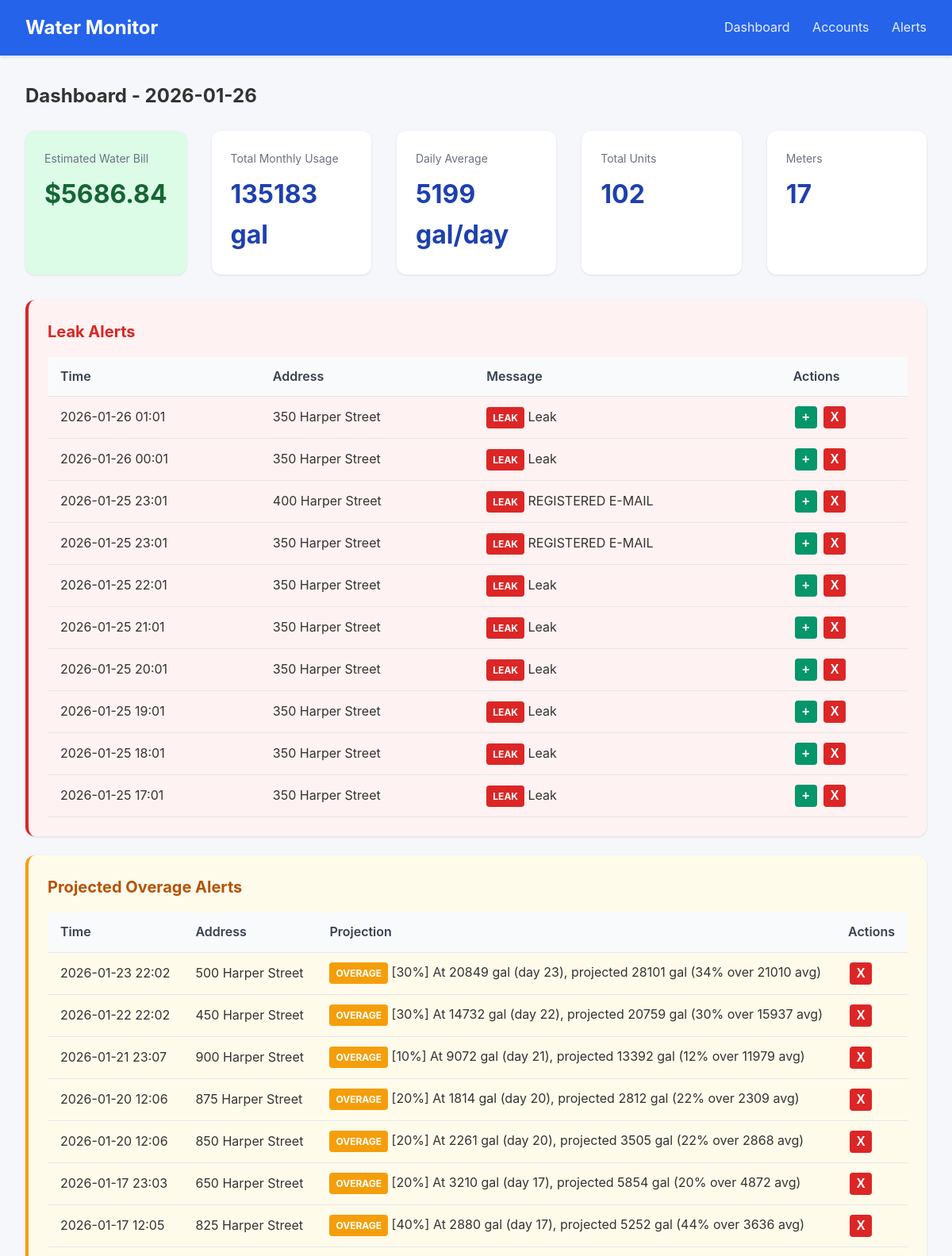
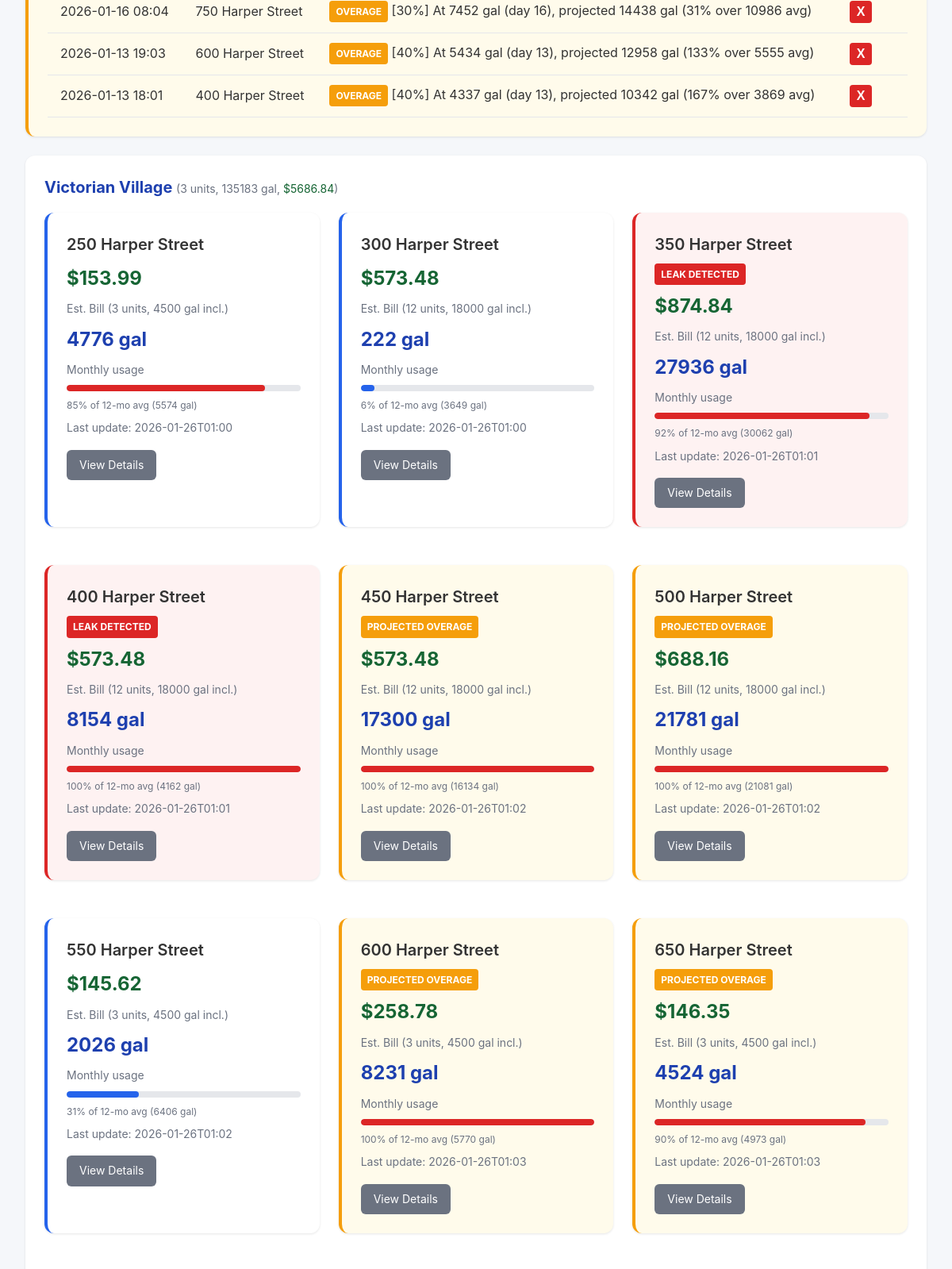
The page / (upper part) on the database its author committed (2 pictures, top to bottom).
### tables this page shows
CREATE TABLE accounts (
                id INTEGER PRIMARY KEY AUTOINCREMENT,
                email TEXT UNIQUE NOT NULL,
                password_encrypted TEXT NOT NULL,
                meter_id TEXT,
                account_number TEXT,
                address TEXT,
                building_name TEXT,
                unit_number TEXT,
                is_active INTEGER DEFAULT 1,
                last_scraped TIMESTAMP,
                created_at TIMESTAMP DEFAULT CURRENT_TIMESTAMP
            , avg_12mo REAL, monthly_usage REAL, unit_count INTEGER DEFAULT 1, leak_alerts INTEGER DEFAULT 1, min_overage_pct INTEGER DEFAULT 10);

CREATE TABLE scrape_logs (
                id INTEGER PRIMARY KEY AUTOINCREMENT,
                account_id INTEGER,
                status TEXT NOT NULL,
                message TEXT,
                created_at TIMESTAMP DEFAULT CURRENT_TIMESTAMP,
                FOREIGN KEY (account_id) REFERENCES accounts(id)
            );

### app.py (the view)
@app.route('/')
def dashboard():
    today = date.today()
    accounts = db.get_all_accounts()
    summaries = {s['account_id']: s for s in db.get_all_daily_summaries(today)}
    BASE_RATE = 47.54  # Water ($26.23) + Sewer ($21.31) per 1500 gal minimum
    OVERAGE_RATE = 30.33  # Per 1000 gallons over minimum
    MIN_GALLONS_PER_UNIT = 1500
    STORM_SEWAGE_FEE = 3.00  # Flat fee per meter
    meters = []
    total_monthly = 0
    total_daily_avg = 0
    total_units = 0
    total_estimated_bill = 0
    for account in accounts:
        monthly_usage = account.get('monthly_usage') or 0
        total_monthly += monthly_usage
        unit_count = account.get('unit_count') or 1
        total_units += unit_count
        included_gallons = MIN_GALLONS_PER_UNIT * unit_count
        base_cost = BASE_RATE * unit_count
        if monthly_usage > included_gallons:
            overage_gallons = monthly_usage - included_gallons
            overage_cost = (overage_gallons / 1000) * OVERAGE_RATE
        else:
            overage_cost = 0
        estimated_cost = base_cost + overage_cost + STORM_SEWAGE_FEE
        total_estimated_bill += estimated_cost
        avg_12mo = account.get('avg_12mo') or 3000  # Default until scraped
        days_in_month = today.day
        daily_avg = monthly_usage / days_in_month if days_in_month > 0 else 0
        total_daily_avg += daily_avg
        meters.append({
            'id': account['id'],
            'building': account['building_name'],
            'unit': account['unit_number'],
            'address': account.get('address', ''),
            'email': account['email'],
            'monthly_usage': monthly_usage,
            'daily_avg': daily_avg,
            'avg_12mo': avg_12mo,
            'last_scraped': account['last_scraped'],
            'leak_detected': False,  # Will be set from leak_alerts
            'unit_count': unit_count,
            'included_gallons': included_gallons,
            'estimated_cost': estimated_cost
        })
    buildings = {}
    for meter in meters:
        building = meter['building'] or 'Unknown'
        if building not in buildings:
            buildings[building] = []
        buildings[building].append(meter)
    recent_alerts = db.get_recent_alerts(10)
    with db.get_db() as conn:
        cursor = conn.cursor()
        cursor.execute('''
            SELECT sl.*, a.building_name, a.unit_number, a.address
            FROM scrape_logs sl
            JOIN accounts a ON sl.account_id = a.id
            WHERE sl.status = 'leak'
            ORDER BY sl.created_at DESC LIMIT 10
        ''')
        leak_alerts = [dict(row) for row in cursor.fetchall()]
        cursor.execute('''
            SELECT sl.*, a.building_name, a.unit_number, a.address
            FROM scrape_logs sl
            JOIN accounts a ON sl.account_id = a.id
            WHERE sl.status = 'overage_alert'
            AND sl.id IN (
                SELECT MAX(id) FROM scrape_logs
                WHERE status = 'overage_alert'
                GROUP BY account_id
            )
            ORDER BY sl.created_at DESC
        ''')
        overage_alerts = [dict(row) for row in cursor.fetchall()]
    leak_account_ids = {leak['account_id'] for leak in leak_alerts}
    overage_account_ids = {oa['account_id'] for oa in overage_alerts}
    for building_meters in buildings.values():
        for meter in building_meters:
            if meter['id'] in leak_account_ids:
                meter['leak_detected'] = True
            if meter['id'] in overage_account_ids:
                meter['overage_alert'] = True
    return render_template('dashboard.html',
                           buildings=buildings,
                           total_monthly=total_monthly,
                           total_daily_avg=total_daily_avg,
                           total_units=total_units,
                           total_estimated_bill=total_estimated_bill,
                           meter_count=len(meters),
                           today=today,
                           alerts=recent_alerts,
                           leak_alerts=leak_alerts,
                           overage_alerts=overage_alerts)

### database.py (called while the page is built)
@contextmanager
def get_db():
    conn = sqlite3.connect(config.DATABASE_PATH)
    conn.row_factory = sqlite3.Row
    try:
        yield conn
        conn.commit()
    finally:
        conn.close()

def get_all_accounts() -> list:
    with get_db() as conn:
        cursor = conn.cursor()
        cursor.execute('SELECT * FROM accounts WHERE is_active = 1 ORDER BY building_name, unit_number')
        return [dict(row) for row in cursor.fetchall()]

def get_all_daily_summaries(reading_date: date) -> list:
    with get_db() as conn:
        cursor = conn.cursor()
        cursor.execute('''
            SELECT ds.*, a.building_name, a.unit_number, a.email
            FROM daily_summaries ds
            JOIN accounts a ON ds.account_id = a.id
            WHERE ds.reading_date = ?
            ORDER BY a.building_name, a.unit_number
        ''', (reading_date,))
        return [dict(row) for row in cursor.fetchall()]

def get_recent_alerts(limit: int = 50) -> list:
    with get_db() as conn:
        cursor = conn.cursor()
        cursor.execute('''
            SELECT ah.*, a.building_name, a.unit_number, ac.alert_type
            FROM alert_history ah
            LEFT JOIN accounts a ON ah.account_id = a.id
            JOIN alert_configs ac ON ah.alert_config_id = ac.id
            ORDER BY ah.triggered_at DESC
            LIMIT ?
        ''', (limit,))
        return [dict(row) for row in cursor.fetchall()]

### templates/dashboard.html (shortened to what this page needs)
{% extends "base.html" %}
{% block content %}
<h2 style="margin-bottom: 1.5rem;">Dashboard - {{ today }}</h2>
<div class="stats">
    <div class="stat-card" style="background: #dcfce7;">
        <div class="label">Estimated Water Bill</div>
        <div class="value" style="color: #166534;">${{ "%.2f"|format(total_estimated_bill) }}</div>
    </div>
    <div class="stat-card">
        <div class="label">Total Monthly Usage</div>
        <div class="value">{{ "%.0f"|format(total_monthly) }} gal</div>
    </div>
    <div class="stat-card">
        <div class="label">Daily Average</div>
        <div class="value">{{ "%.0f"|format(total_daily_avg) }} gal/day</div>
    </div>
    <div class="stat-card">
        <div class="label">Total Units</div>
        <div class="value">{{ total_units }}</div>
    </div>
    <div class="stat-card">
        <div class="label">Meters</div>
        <div class="value">{{ meter_count }}</div>
    </div>
</div>
{% if leak_alerts %}
<div class="card" style="border-left: 4px solid #dc2626; background: #fef2f2;">
    <h2 style="color: #dc2626;">Leak Alerts</h2>
    <table>
        <thead>
            <tr>
                <th>Time</th>
                <th>Address</th>
                <th>Message</th>
                <th>Actions</th>
            </tr>
        </thead>
        <tbody>
            {% for leak in leak_alerts %}
            <tr id="leak-row-{{ leak.id }}">
                <td>{{ leak.created_at[:16] if leak.created_at else '' }}</td>
                <td>{{ leak.address or (leak.building_name + ' - ' + leak.unit_number) }}</td>
                <td><span class="leak-alert">LEAK</span> {{ leak.message }}</td>
                <td>
                    <button class="btn-icon btn-add" onclick="addLeakAlert({{ leak.account_id }})" title="Add alert notification">+</button>
                    <button class="btn-icon btn-dismiss" onclick="dismissLeak({{ leak.id }})" title="Dismiss alert">X</button>
                </td>
            </tr>
            {% endfor %}
        </tbody>
    </table>
</div>
{% endif %}
{% if overage_alerts %}
<div class="card" style="border-left: 4px solid #f59e0b; background: #fffbeb;">
    <h2 style="color: #b45309;">Projected Overage Alerts</h2>
    <table>
        <thead>
            <tr>
                <th>Time</th>
                <th>Address</th>
                <th>Projection</th>
                <th>Actions</th>
            </tr>
        </thead>
        <tbody>
            {% for alert in overage_alerts %}
            <tr id="overage-row-{{ alert.id }}">
                <td>{{ alert.created_at[:16] if alert.created_at else '' }}</td>
                <td>{{ alert.address or (alert.building_name + ' - ' + alert.unit_number) }}</td>
                <td><span class="overage-alert">OVERAGE</span> {{ alert.message }}</td>
                <td>
                    <button class="btn-icon btn-dismiss" onclick="dismissOverage({{ alert.id }})" title="Dismiss alert">X</button>
                </td>
            </tr>
            {% endfor %}
        </tbody>
    </table>
</div>
{% endif %}
{% for building, meters in buildings.items()|sort %}
<div class="card">
    <h2>{{ building }}
        <span class="text-muted" style="font-weight: normal;">
            ({{ meters[0].unit_count }} units,
            {{ "%.0f"|format(meters|sum(attribute='monthly_usage')) }} gal,
            <span style="color: #166534;">${{ "%.2f"|format(meters|sum(attribute='estimated_cost')) }}</span>)
        </span>
    </h2>
    <div class="grid">
        {% for meter in meters|sort(attribute='unit') %}
        <div class="card meter-card {% if meter.leak_detected %}leak-detected{% elif meter.overage_alert %}overage-detected{% endif %}">
            <div class="unit mb-2">{{ meter.address or ('Unit ' + (meter.unit or 'N/A')) }}</div>
            {% if meter.leak_detected %}
            <div class="leak-alert mb-2">LEAK DETECTED</div>
            {% elif meter.overage_alert %}
            <div class="overage-alert mb-2">PROJECTED OVERAGE</div>
            {% endif %}
            <div class="estimated-cost mb-2">${{ "%.2f"|format(meter.estimated_cost) }}</div>
            <div class="text-muted mb-2">Est. Bill ({{ meter.unit_count }} units, {{ meter.included_gallons }} gal incl.)</div>
            <div class="usage mb-2">{{ "%.0f"|format(meter.monthly_usage) }} gal</div>
            <div class="text-muted mb-2">Monthly usage</div>
            {% set max_usage = meter.avg_12mo if meter.avg_12mo > 0 else 3000 %}
            {% set pct = (meter.monthly_usage / max_usage * 100)|int %}
            {% set pct = pct if pct <= 100 else 100 %}
            <div class="usage-bar {% if pct > 80 %}usage-high{% elif pct > 50 %}usage-medium{% endif %} mb-2">
                <div class="fill" style="width: {{ pct }}%"></div>
            </div>
            <div class="text-muted mb-2" style="font-size: 0.75rem;">
                {{ "%.0f"|format(pct) }}% of 12-mo avg ({{ "%.0f"|format(max_usage) }} gal)
            </div>
            <div class="text-muted">
                {% if meter.last_scraped %}
                Last update: {{ meter.last_scraped[:16] }}
                {% endif %}
            </div>
            <div class="mt-4">
                <a href="{{ url_for('meter_detail', account_id=meter.id) }}" class="btn btn-secondary">
                    View Details
                </a>
            </div>
        </div>
        {% endfor %}
    </div>
</div>
{% endfor %}
{% endblock %}

### templates/base.html (style rules this page uses)
* { box-sizing: border-box; margin: 0; padding: 0; }
body { font-family: -apple-system, BlinkMacSystemFont, 'Segoe UI', Roboto, Oxygen, Ubuntu, sans-serif; background: #f5f7fa; color: #333; line-height: 1.6; }
.card { background: white; border-radius: 12px; box-shadow: 0 1px 3px rgba(0,0,0,0.1); padding: 1.5rem; margin-bottom: 1.5rem; }
.card h2 { margin-bottom: 1rem; color: #1e40af; font-size: 1.25rem; }
.grid { display: grid; grid-template-columns: repeat(auto-fill, minmax(300px, 1fr)); gap: 1.5rem; }
.stats { display: flex; gap: 2rem; margin-bottom: 2rem; }
.stat-card { background: white; border-radius: 12px; padding: 1.5rem; box-shadow: 0 1px 3px rgba(0,0,0,0.1); flex: 1; }
.stat-card .label { color: #6b7280; font-size: 0.875rem; margin-bottom: 0.5rem; }
.stat-card .value { font-size: 2rem; font-weight: 700; color: #1e40af; }
table { width: 100%; border-collapse: collapse; }
th, td { padding: 0.75rem 1rem; text-align: left; border-bottom: 1px solid #e5e7eb; }
th { background: #f9fafb; font-weight: 600; color: #374151; }
.btn { display: inline-block; padding: 0.5rem 1rem; border-radius: 6px; text-decoration: none; font-size: 0.875rem; cursor: pointer; border: none; }
.btn-secondary { background: #6b7280; color: white; }
.usage-bar { height: 8px; background: #e5e7eb; border-radius: 4px; overflow: hidden; }
.usage-bar .fill { height: 100%; background: #2563eb; border-radius: 4px; }
.usage-high .fill { background: #dc2626; }
.meter-card { border-left: 4px solid #2563eb; }
.meter-card.leak-detected { border-left: 4px solid #dc2626; background: #fef2f2; }
.meter-card .unit { font-size: 1.25rem; font-weight: 600; }
.meter-card .usage { font-size: 1.5rem; font-weight: 700; color: #1e40af; }
.meter-card .estimated-cost { font-size: 1.5rem; font-weight: 700; color: #166534; }
.leak-alert { background: #dc2626; color: white; padding: 0.25rem 0.5rem; border-radius: 4px; font-size: 0.75rem; font-weight: 700; display: inline-block; animation: pulse 2s infinite; }
.overage-alert { background: #f59e0b; color: white; padding: 0.25rem 0.5rem; border-radius: 4px; font-size: 0.75rem; font-weight: 700; display: inline-block; }
.meter-card.overage-detected { border-left: 4px solid #f59e0b; background: #fffbeb; }
.btn-icon { width: 28px; height: 28px; border-radius: 4px; border: none; cursor: pointer; font-weight: bold; font-size: 1rem; margin: 0 2px; }
.btn-dismiss { background: #dc2626; color: white; }
.btn-add { background: #059669; color: white; }
.text-muted { color: #6b7280; font-size: 0.875rem; }
.mb-2 { margin-bottom: 0.5rem; }
.mt-4 { margin-top: 1rem; }

### rows shown on the page
accounts: created_at "2026-01-26 01:01", address "350 Harper Street", message "Leak", created_at "2026-01-26 00:01", created_at "2026-01-25 23:01", message "REGISTERED E-MAIL", created_at "2026-01-25 22:01", created_at "2026-01-25 21:01", created_at "2026-01-25 20:01", created_at "2026-01-25 19:01", created_at "2026-01-25 18:01", created_at "2026-01-25 17:01", shows "LEAK DETECTED", estimated_cost "874.84", unit_count "12", included_gallons "18000", monthly_usage "27936", pct "92", avg_12mo "30062", last_scraped "2026-01-26T01:01"
accounts: created_at "2026-01-25 23:01", address "400 Harper Street", message "REGISTERED E-MAIL", shows "LEAK DETECTED", estimated_cost "573.48", unit_count "12", included_gallons "18000", monthly_usage "8154", pct "100", avg_12mo "4162", last_scraped "2026-01-26T01:01"
accounts: created_at "2026-01-23 22:02", address "500 Harper Street", message "[30%] At 20849 gal (day 23), projected 28101 gal (34% over 21010 avg)", shows "PROJECTED OVERAGE", estimated_cost "688.16", unit_count "12", included_gallons "18000", monthly_usage "21781", pct "100", avg_12mo "21081", last_scraped "2026-01-26T01:02"
accounts: created_at "2026-01-22 22:02", address "450 Harper Street", message "[30%] At 14732 gal (day 22), projected 20759 gal (30% over 15937 avg)", shows "PROJECTED OVERAGE", estimated_cost "573.48", unit_count "12", included_gallons "18000", monthly_usage "17300", pct "100", avg_12mo "16134", last_scraped "2026-01-26T01:02"
accounts: created_at "2026-01-21 23:07", address "900 Harper Street", message "[10%] At 9072 gal (day 21), projected 13392 gal (12% over 11979 avg)"
scrape_logs: created_at "2026-01-20 12:06", address "875 Harper Street", message "[20%] At 1814 gal (day 20), projected 2812 gal (22% over 2309 avg)"
scrape_logs: created_at "2026-01-20 12:06", address "850 Harper Street", message "[20%] At 2261 gal (day 20), projected 3505 gal (22% over 2868 avg)"
scrape_logs: created_at "2026-01-17 23:03", address "650 Harper Street", message "[20%] At 3210 gal (day 17), projected 5854 gal (20% over 4872 avg)"
scrape_logs: created_at "2026-01-17 12:05", address "825 Harper Street", message "[40%] At 2880 gal (day 17), projected 5252 gal (44% over 3636 avg)"
scrape_logs: created_at "2026-01-16 08:04", address "750 Harper Street", message "[30%] At 7452 gal (day 16), projected 14438 gal (31% over 10986 avg)"
scrape_logs: created_at "2026-01-13 19:03", address "600 Harper Street", message "[40%] At 5434 gal (day 13), projected 12958 gal (133% over 5555 avg)"
scrape_logs: created_at "2026-01-13 18:01", address "400 Harper Street", message "[40%] At 4337 gal (day 13), projected 10342 gal (167% over 3869 avg)"
accounts: building_name "Victorian Village", unit_count "3", meters "135183", meters "5686.84", address "250 Harper Street", estimated_cost "153.99", included_gallons "4500", monthly_usage "4776", pct "85", avg_12mo "5574", last_scraped "2026-01-26T01:00"
accounts: address "300 Harper Street", estimated_cost "573.48", unit_count "12", included_gallons "18000", monthly_usage "222", pct "6", avg_12mo "3649", last_scraped "2026-01-26T01:00"
accounts: address "550 Harper Street", estimated_cost "145.62", unit_count "3", included_gallons "4500", monthly_usage "2026", pct "31", avg_12mo "6406", last_scraped "2026-01-26T01:02"
accounts: address "600 Harper Street", shows "PROJECTED OVERAGE", estimated_cost "258.78", unit_count "3", included_gallons "4500", monthly_usage "8231", pct "100", avg_12mo "5770", last_scraped "2026-01-26T01:03"
accounts: address "650 Harper Street", shows "PROJECTED OVERAGE", estimated_cost "146.35", unit_count "3", included_gallons "4500", monthly_usage "4524", pct "90", avg_12mo "4973", last_scraped "2026-01-26T01:03"

### other values the page prints
{{ "%.2f"|format(total_estimated_bill) }} "5686.84"
{{ "%.0f"|format(total_monthly) }} "135183"
{{ "%.0f"|format(total_daily_avg) }} "5199"
{{ total_units }} "102"
{{ meter_count }} "17"
